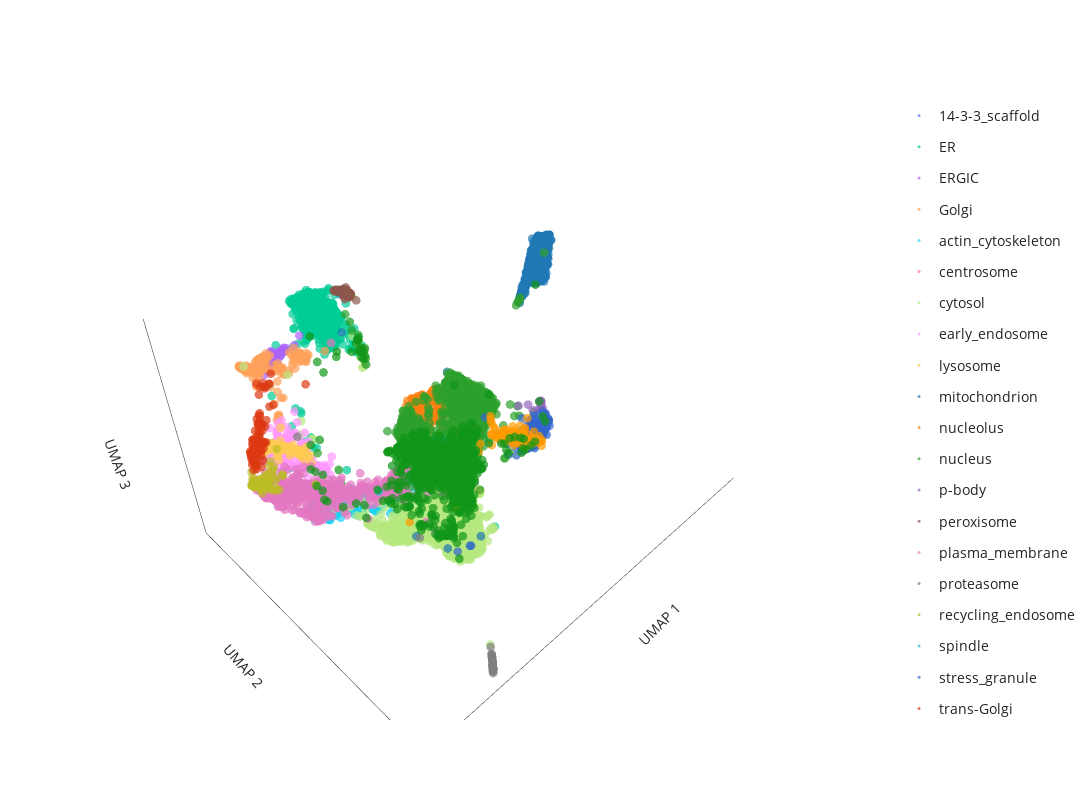

Source (notebook cell):
### Code cell
# generate 3D UMAP plot
label_to_color = "Graph-based_localization_annotation" # **choose which annotation column to highlight here**

fig = pu.interaction_3D_umap(umap_table,
    node_name='Gene_name_canonical', cluster=label_to_color,
    unlabelled_color='#D0D3D4', unlabelled_opacity=0.1,
    x='3D_umap_1', y='3D_umap_2', z='3D_umap_3',
    categorical=True)
fig.update_layout(width=1200, height=800)

fig.show()

# save the figure as an html file
save_path = os.path.join("output")
save_name = f"UMAP_3Dview_seed={UMAP_seed}.html"
pio.write_html(fig, file=os.path.join(save_path, save_name), auto_open=False)

### Figure 1 — Plotly figure (JSON) as saved in the notebook; plotly's stock layout.template omitted (floating-point values rounded to 4 significant figures; data arrays with more than 128 entries replaced by an {"elided": "..."} marker saying what was removed)
{"data": [{"customdata": [[6594], [2734], [5560], [5147], [3225], [103], [8252], [2148], [6244], [7732], [934], [7519], [2886], [2171], [3689], [3980], [7881], [604], [8351], [183], [1803], [6672], [6964], [4559], [588], [1801], [1078], [8435], [3256], [4205], [2184], [902], [4218], [3814], [3989], [5142], [7775], [6097], [5529], [1049], [5717], [7299], [6106], [6053], [2081], [5115], [5116], [7770], [3163], [6107], [2777], [6266], [7767], [4138], [7510], [8193], [165], [4131], [164], [4915], [2029], [3127], [2103], [4926], [2031], [6021], [3175], [7493], [3635], [7201], [3507], [6355], [5495], [5937], [1828], [6771], [474], [3435], [2334], [2509], [4858], [4319], [394], [5665], [4443], [1419], [3450], [767], [6383], [8078], [1849], [3894], [6400], [1861], [8109], [7839], [2399], [5016], [5833], [5677], [3084], [3921], [194], [2229], [1811], [3629], [2241], [4545], [4544], [3295], [7554], [3335], [5577], [7008], [3628], [3347], [3351], [3092], [3344], [3947], [5767], [6218], [6335], [518], [5946]], "hovertemplate": "<b>%{hovertext}</b><br><br>Graph-based_localization_annotation=14-3-3_scaffold<br>UMAP 1=%{x}<br>UMAP 2=%{y}<br>UMAP 3=%{z}<extra></extra>", "hovertext": ["CEP112", "DEF6", "KIF1Bbeta", "AKAP13", "YWHAZ", "TBC1D7", "ZBTB21", "KIF5A", "CLASP1", "MLXIP", "SPRYD3", "TANC1", "SHROOM3", "KIF5C", "RAF1", "PFKFB2", "HOMER3", "PLEKHG4", "SIK3", "RACGAP1", "TSC1", "NAV1", "E2F7", "YWHAB", "SHCBP1", "KSR1", "KLC4", "IRS2", "WNK1", "PPP1R3D", "KIF23", "MAP3K2", "LATS1", "SYNJ2", "SRGAP2", "FOXO1", "MSL2", "RICTOR", "CCDC88A", "RASSF7", "Q5IBP5[p]", "MAPKAP1", "CRTC3", "SASH1", "MYCBP2", "CAMSAP2", "SPIRE1", "TANC2", "TBC1D1", "CRTC1", "CEP170", "SH3RF1", "CENPJ", "SOGA1", "FAM117A", "RASAL2", "KLC3", "FRYL", "SH3BP5L", "YWHAG", "KIF1A", "PTPN3", "ARHGEF2", "YWHAE", "WDR37", "MAST2", "KIF5B-ALK", "OSBPL6", "CEP170B", "NEK1", "SH3PXD2A", "RALGPS2", "SHROOM1", "WWC2", "TSC2", "DENND1A", "BAD", "MAP3K4", "AP5Z1", "NADK", "HDAC4", "FBXO45", "EXO1", "RASAL2", "NF1", "PNPLA2", "PACS2", "CDR2L", "PTOV1", "CAMSAP3", "PLCH1", "FOXO3", "CRLF3", "FAM13A", "PI4KB", "KIF13B", "ARHGAP32", "FOXK1", "MAP3K21", "MAP3K5", "R3HDM2", "CFAP410", "ARAF", "WDR62", "DYRK1A", "HDAC7", "E2F8", "CDC25C", "CDC25B", "CLASP2", "KLC2", "CLASP2", "CRTC2", "GPRASP2", "HECTD4", "KLC1", "CEP170", "EML3", "ARHGEF4", "TBC1D4", "CEP170", "KNS2", "GLCCI1", "USP8", "CARMIL2"], "legendgroup": "14-3-3_scaffold", "marker": {"color": "#636EFA", "opacity": 0.7, "size": 3, "symbol": "circle"}, "mode": "markers", "name": "14-3-3_scaffold", "scene": "scene", "showlegend": true, "type": "scatter3d", "x": [6.01, 5.969, 6.078, 6.086, 6.429, 6.023, 6.05, 6.049, 6.43, 5.934, 6.099, 6.257, 6.777, 6.053, 6.006, 6.026, 6.063, 6.3, 6.06, 6.29, 6.032, 6.019, 5.946, 6.33, 5.958, 6.043, 6.112, 6.06, 6.576, 6.103, 6.145, 6.068, 6.164, 6.007, 6.399, 6.016, 5.977, 6.174, 6.035, 6.349, 6.039, 6.172, 5.977, 6.141, 6.325, 6.015, 6.025, 6.361, 6.094, 6.02, 6.035, 6.11, 6.032, 5.968, 6.082, 6.243, 6.034, 6.09, 6.114, 6.342, 6.111, 6.522, 6.547, 6.319, 6.093, 6.071, 6.377, 6.157, 6.004, 6.111, 6.024, 6.041, 6.43, 6.111, 6.033, 6.176, 5.952, 6.19, 6.214, 6.068, 6.002, 6.092, 6.042, 6.323, 6.142, 6.025, 6.01, 6.04, 6.01, 6.047, 6.385, 5.998, 6.031, 6.064, 6.087, 6.019, 6.023, 5.978, 6.129, 6.05, 6.141, 6.045, 5.974, 5.961, 8.744, 6.017, 6.021, 6.134, 6.032, 6.383, 6.247, 6.497, 6.008, 6.113, 6.033, 6.316, 6.038, 6.045, 6.149, 6.167, 8.109, 6.046, 6.166, 6.017, 6.14], "y": [7.555, 7.876, 7.614, 7.574, 7.711, 7.606, 7.636, 7.696, 7.716, 7.918, 7.659, 7.683, 7.854, 7.562, 7.552, 7.559, 7.612, 7.74, 7.853, 7.732, 7.603, 7.598, 8.348, 7.673, 7.906, 7.547, 7.566, 7.55, 7.804, 7.758, 7.785, 7.701, 8.203, 7.995, 7.669, 7.728, 7.9, 7.672, 7.542, 8.058, 7.563, 7.65, 7.577, 7.855, 7.691, 7.587, 7.688, 7.726, 7.963, 7.672, 7.632, 8.628, 7.667, 7.608, 7.647, 7.657, 7.665, 7.587, 7.838, 7.682, 7.556, 7.798, 7.717, 7.695, 7.652, 7.645, 7.639, 7.929, 7.704, 7.645, 7.588, 7.586, 8.03, 8.114, 7.56, 8.217, 7.548, 8.285, 7.672, 7.671, 7.557, 7.649, 7.615, 7.671, 7.612, 7.785, 7.766, 7.65, 7.589, 7.593, 7.697, 7.769, 7.639, 7.571, 7.662, 7.728, 7.793, 7.802, 7.671, 7.556, 8.212, 7.617, 7.52, 7.499, 10.77, 7.561, 7.652, 8.206, 7.843, 7.762, 7.623, 7.709, 7.545, 7.581, 7.683, 7.639, 7.849, 7.608, 8.199, 7.607, 10.57, 7.554, 8.284, 7.529, 8.273], "z": [2.447, 2.739, 2.67, 2.542, 2.692, 2.515, 2.543, 2.495, 2.742, 2.941, 2.618, 2.66, 2.985, 2.521, 2.474, 2.475, 2.548, 2.672, 2.471, 2.805, 2.52, 2.527, 3.021, 2.659, 2.721, 2.512, 2.524, 2.506, 2.739, 2.468, 2.813, 2.492, 2.638, 2.759, 2.666, 2.619, 2.807, 2.558, 2.524, 2.803, 2.483, 2.607, 2.446, 2.53, 2.711, 2.542, 2.546, 2.676, 2.585, 2.54, 2.532, 2.779, 2.56, 2.53, 2.491, 2.643, 2.491, 2.548, 2.503, 2.648, 2.508, 2.813, 2.783, 2.655, 2.584, 2.555, 2.656, 2.589, 2.604, 2.584, 2.563, 2.501, 2.718, 2.497, 2.485, 2.596, 2.406, 2.573, 2.711, 2.532, 2.481, 2.579, 2.583, 2.673, 2.607, 2.499, 2.649, 2.498, 2.504, 2.521, 2.723, 2.613, 2.514, 2.502, 2.548, 2.62, 2.624, 2.684, 2.613, 2.465, 2.616, 2.513, 2.461, 2.414, 6.623, 2.447, 2.593, 2.541, 2.553, 2.711, 2.607, 2.718, 2.474, 2.522, 2.577, 2.632, 2.787, 2.533, 2.58, 2.544, 6.566, 2.491, 2.567, 2.465, 2.669]}, {"customdata": {"elided": "754x1 int values"}, "hovertemplate": "<b>%{hovertext}</b><br><br>Graph-based_localization_annotation=ER<br>UMAP 1=%{x}<br>UMAP 2=%{y}<br>UMAP 3=%{z}<extra></extra>", "hovertext": {"elided": "754 str values"}, "legendgroup": "ER", "marker": {"color": "#00CC96", "opacity": 0.7, "size": 3, "symbol": "circle"}, "mode": "markers", "name": "ER", "scene": "scene", "showlegend": true, "type": "scatter3d", "x": {"elided": "754 float values"}, "y": {"elided": "754 float values"}, "z": {"elided": "754 float values"}}, {"customdata": [[4413], [3597], [2299], [3648], [5396], [6281], [7569], [958], [5383], [4847], [4192], [4036], [2303], [5141], [8481], [1646], [3278], [666], [7596], [2317], [5584], [2841], [3519], [6828], [230], [3044], [6708], [3029], [2998], [8011], [2868], [4808], [1919], [4807], [5688], [5218], [1983], [6800], [512], [5759], [2683], [2825], [282], [2501], [1747], [3767], [1754], [3162], [7797], [8387], [5712], [748], [2617], [3827], [3837], [5705], [2811], [576]], "hovertemplate": "<b>%{hovertext}</b><br><br>Graph-based_localization_annotation=ERGIC<br>UMAP 1=%{x}<br>UMAP 2=%{y}<br>UMAP 3=%{z}<extra></extra>", "hovertext": ["ARF4", "SEC22B", "ERGIC3", "SLC39A11", "SEC23B", "TMED4", "LMAN2L", "COPZ1", "TMED2", "SEC13", "SEC24A", "SEC22B", "GNPTG", "SCAP", "COPG1", "COPG2", "SEC31A", "TMED9", "RAB3GAP2", "ARF5", "SAR1B", "TRIM4", "COPB2", "SCFD1", "SREBF2", "ERGIC1", "MCFD2", "GPR89B", "B4DSQ5[p]", "MTMR4", "YIPF5", "COPA", "ERP44", "COPB1", "YIF1B", "TMED1", "LMAN2", "CHPT1", "DESI2", "SAR1A", "METTL9", "CHPF2", "LMAN1", "LYSMD3", "TRIM27", "COPE", "IER3IP1", "RAB3GAP1", "RAB18", "TMED5", "RABL3", "EGFL7", "ARCN1", "BET1", "RER1", "PIGG", "STC2", "TMED10"], "legendgroup": "ERGIC", "marker": {"color": "#AB63FA", "opacity": 0.7, "size": 3, "symbol": "circle"}, "mode": "markers", "name": "ERGIC", "scene": "scene", "showlegend": true, "type": "scatter3d", "x": [9.027, 8.472, 8.657, 8.349, 9.242, 8.713, 8.495, 8.974, 8.541, 8.279, 8.678, 8.56, 8.079, 8.688, 8.989, 9.036, 9.168, 8.467, 8.959, 9.048, 8.859, 8.732, 8.964, 8.606, 8.734, 8.439, 8.478, 8.617, 8.614, 8.41, 8.766, 8.962, 8.506, 8.998, 8.79, 8.5, 8.619, 9.123, 8.695, 8.734, 8.836, 8.297, 8.455, 8.771, 8.968, 8.976, 8.687, 8.967, 8.538, 8.441, 8.628, 8.513, 8.988, 8.883, 8.868, 8.417, 7.893, 8.478], "y": [4.979, 5.123, 4.869, 5.053, 4.778, 4.858, 5.024, 5.071, 5.073, 5.307, 5.054, 5.078, 5.01, 4.812, 5.074, 5.043, 4.882, 5.029, 5.081, 5.081, 5.062, 4.9, 5.096, 5.08, 4.911, 5.015, 5.096, 4.958, 4.906, 4.983, 5.032, 5.084, 5.074, 5.072, 4.87, 5.072, 5.125, 5.02, 4.945, 5.118, 5.111, 4.922, 5.146, 4.934, 5.12, 5.067, 5.043, 5.074, 5.14, 5.091, 5.126, 4.918, 5.075, 4.821, 4.978, 4.978, 5.026, 5.167], "z": [6.455, 6.91, 6.672, 6.824, 6.47, 6.661, 6.796, 6.702, 6.736, 6.811, 6.464, 6.696, 6.781, 6.7, 6.698, 6.704, 6.489, 6.77, 6.644, 6.446, 6.532, 6.824, 6.742, 6.661, 6.791, 6.798, 6.851, 6.738, 6.689, 6.717, 6.59, 6.711, 6.79, 6.69, 6.737, 6.752, 6.744, 6.294, 6.678, 6.805, 6.561, 6.676, 6.802, 6.681, 6.386, 6.695, 6.681, 6.603, 6.814, 6.819, 6.766, 6.725, 6.703, 6.607, 6.566, 6.766, 7.012, 6.825]}, {"customdata": {"elided": "188x1 int values"}, "hovertemplate": "<b>%{hovertext}</b><br><br>Graph-based_localization_annotation=Golgi<br>UMAP 1=%{x}<br>UMAP 2=%{y}<br>UMAP 3=%{z}<extra></extra>", "hovertext": {"elided": "188 str values"}, "legendgroup": "Golgi", "marker": {"color": "#FFA15A", "opacity": 0.7, "size": 3, "symbol": "circle"}, "mode": "markers", "name": "Golgi", "scene": "scene", "showlegend": true, "type": "scatter3d", "x": {"elided": "188 float values"}, "y": {"elided": "188 float values"}, "z": {"elided": "188 float values"}}, {"customdata": {"elided": "273x1 int values"}, "hovertemplate": "<b>%{hovertext}</b><br><br>Graph-based_localization_annotation=actin_cytoskeleton<br>UMAP 1=%{x}<br>UMAP 2=%{y}<br>UMAP 3=%{z}<extra></extra>", "hovertext": {"elided": "273 str values"}, "legendgroup": "actin_cytoskeleton", "marker": {"color": "#19D3F3", "opacity": 0.7, "size": 3, "symbol": "circle"}, "mode": "markers", "name": "actin_cytoskeleton", "scene": "scene", "showlegend": true, "type": "scatter3d", "x": {"elided": "273 float values"}, "y": {"elided": "273 float values"}, "z": {"elided": "273 float values"}}, {"customdata": [[2147], [7486], [7292], [3168], [8342], [1302], [8501], [5908], [7175], [4197], [6153], [6389], [5540], [10], [6155], [2284], [5493], [2440], [3244], [7168], [7409], [3831], [4698], [4142], [3657], [5846], [1174], [6507], [7320], [2771], [1381], [5687], [6850], [6500], [6604], [5861], [6773], [4204], [2725], [6543], [2140], [1148], [6181], [7022], [22], [354]], "hovertemplate": "<b>%{hovertext}</b><br><br>Graph-based_localization_annotation=centrosome<br>UMAP 1=%{x}<br>UMAP 2=%{y}<br>UMAP 3=%{z}<extra></extra>", "hovertext": ["CEP290", "CEP41", "AKAP9", "PCM1", "SSX2IP", "WRAP73", "CCDC61", "CEP135", "CEP63", "PCNT", "TPGS1", "MIB1", "C2CD3", "CCP110", "CEP128", "CEP350", "KIF7", "OFD1", "PCM1", "CCDC138", "CEP250", "CETN3", "CSNK1D", "CEP152", "CCDC14", "CROCC", "ALMS1", "CNTROB", "CCDC77", "CEP131", "CDK5RAP2", "ODF2", "PIBF1", "SPICE1", "CEP120", "CEP350", "CEP192", "CEP43", "BBS4", "NIN", "CSPP1", "MED4", "CEP68", "TBC1D31", "CEP72", "CEP57"], "legendgroup": "centrosome", "marker": {"color": "#FF6692", "opacity": 0.7, "size": 3, "symbol": "circle"}, "mode": "markers", "name": "centrosome", "scene": "scene", "showlegend": true, "type": "scatter3d", "x": [8.279, 8.242, 8.231, 8.202, 8.263, 8.262, 8.243, 8.241, 7.806, 8.269, 7.97, 8.173, 7.903, 8.285, 8.262, 7.223, 8.278, 8.252, 8.236, 8.248, 8.222, 7.567, 8.243, 8.063, 8.296, 8.176, 8.055, 8.182, 8.127, 8.2, 8.271, 8.264, 8.276, 8.241, 8.206, 8.278, 8.055, 8.278, 8.326, 8.169, 8.294, 8.207, 8.197, 8.286, 8.276, 8.167], "y": [11.47, 11.18, 11.45, 11.36, 11.44, 11.42, 11.43, 11.44, 11.05, 11.48, 11.05, 11.28, 11.07, 11.45, 11.49, 9.623, 11.49, 11.44, 11.41, 11.44, 11.45, 10.82, 11.44, 11.25, 11.49, 11.38, 11.22, 11.39, 11.32, 11.34, 11.5, 11.48, 11.47, 11.32, 11.42, 11.5, 11.24, 11.47, 11.44, 11.36, 11.51, 11.4, 11.43, 11.49, 11.49, 11.26], "z": [6.411, 6.569, 6.502, 6.324, 6.377, 6.38, 6.369, 6.485, 6.62, 6.428, 6.194, 6.299, 6.284, 6.415, 6.421, 4.515, 6.387, 6.37, 6.353, 6.37, 6.498, 6.537, 6.344, 6.565, 6.414, 6.42, 6.587, 6.55, 6.376, 6.329, 6.425, 6.421, 6.406, 6.562, 6.506, 6.419, 6.567, 6.387, 6.403, 6.553, 6.41, 6.35, 6.524, 6.41, 6.391, 6.576]}, {"customdata": {"elided": "1797x1 int values"}, "hovertemplate": "<b>%{hovertext}</b><br><br>Graph-based_localization_annotation=cytosol<br>UMAP 1=%{x}<br>UMAP 2=%{y}<br>UMAP 3=%{z}<extra></extra>", "hovertext": {"elided": "1797 str values"}, "legendgroup": "cytosol", "marker": {"color": "#B6E880", "opacity": 0.7, "size": 3, "symbol": "circle"}, "mode": "markers", "name": "cytosol", "scene": "scene", "showlegend": true, "type": "scatter3d", "x": {"elided": "1797 float values"}, "y": {"elided": "1797 float values"}, "z": {"elided": "1797 float values"}}, {"customdata": {"elided": "225x1 int values"}, "hovertemplate": "<b>%{hovertext}</b><br><br>Graph-based_localization_annotation=early_endosome<br>UMAP 1=%{x}<br>UMAP 2=%{y}<br>UMAP 3=%{z}<extra></extra>", "hovertext": {"elided": "225 str values"}, "legendgroup": "early_endosome", "marker": {"color": "#FF97FF", "opacity": 0.7, "size": 3, "symbol": "circle"}, "mode": "markers", "name": "early_endosome", "scene": "scene", "showlegend": true, "type": "scatter3d", "x": {"elided": "225 float values"}, "y": {"elided": "225 float values"}, "z": {"elided": "225 float values"}}, {"customdata": {"elided": "164x1 int values"}, "hovertemplate": "<b>%{hovertext}</b><br><br>Graph-based_localization_annotation=lysosome<br>UMAP 1=%{x}<br>UMAP 2=%{y}<br>UMAP 3=%{z}<extra></extra>", "hovertext": {"elided": "164 str values"}, "legendgroup": "lysosome", "marker": {"color": "#FECB52", "opacity": 0.7, "size": 3, "symbol": "circle"}, "mode": "markers", "name": "lysosome", "scene": "scene", "showlegend": true, "type": "scatter3d", "x": {"elided": "164 float values"}, "y": {"elided": "164 float values"}, "z": {"elided": "164 float values"}}, {"customdata": {"elided": "859x1 int values"}, "hovertemplate": "<b>%{hovertext}</b><br><br>Graph-based_localization_annotation=mitochondrion<br>UMAP 1=%{x}<br>UMAP 2=%{y}<br>UMAP 3=%{z}<extra></extra>", "hovertext": {"elided": "859 str values"}, "legendgroup": "mitochondrion", "marker": {"color": "#1F77B4", "opacity": 0.7, "size": 3, "symbol": "circle"}, "mode": "markers", "name": "mitochondrion", "scene": "scene", "showlegend": true, "type": "scatter3d", "x": {"elided": "859 float values"}, "y": {"elided": "859 float values"}, "z": {"elided": "859 float values"}}, {"customdata": {"elided": "209x1 int values"}, "hovertemplate": "<b>%{hovertext}</b><br><br>Graph-based_localization_annotation=nucleolus<br>UMAP 1=%{x}<br>UMAP 2=%{y}<br>UMAP 3=%{z}<extra></extra>", "hovertext": {"elided": "209 str values"}, "legendgroup": "nucleolus", "marker": {"color": "#FF7F0E", "opacity": 0.7, "size": 3, "symbol": "circle"}, "mode": "markers", "name": "nucleolus", "scene": "scene", "showlegend": true, "type": "scatter3d", "x": {"elided": "209 float values"}, "y": {"elided": "209 float values"}, "z": {"elided": "209 float values"}}, {"customdata": {"elided": "1505x1 int values"}, "hovertemplate": "<b>%{hovertext}</b><br><br>Graph-based_localization_annotation=nucleus<br>UMAP 1=%{x}<br>UMAP 2=%{y}<br>UMAP 3=%{z}<extra></extra>", "hovertext": {"elided": "1505 str values"}, "legendgroup": "nucleus", "marker": {"color": "#2CA02C", "opacity": 0.7, "size": 3, "symbol": "circle"}, "mode": "markers", "name": "nucleus", "scene": "scene", "showlegend": true, "type": "scatter3d", "x": {"elided": "1505 float values"}, "y": {"elided": "1505 float values"}, "z": {"elided": "1505 float values"}}, {"customdata": [[7660], [6297], [4488], [7064], [6651], [6493], [6391], [6036], [6495], [7446], [4933], [5829], [6129], [1520], [219], [7814], [1268]], "hovertemplate": "<b>%{hovertext}</b><br><br>Graph-based_localization_annotation=p-body<br>UMAP 1=%{x}<br>UMAP 2=%{y}<br>UMAP 3=%{z}<extra></extra>", "hovertext": ["YTHDC2", "PATL1", "DDX6", "EDC3", "LSM14A", "DCP1B", "DCP2", "EDC4", "XRN1", "LSM14B", "LSM3", "LSM14B", "Q6ZMY0[p]", "LSM1", "EIF4ENIF1", "DCP1A", "LSM5"], "legendgroup": "p-body", "marker": {"color": "#9467BD", "opacity": 0.7, "size": 3, "symbol": "circle"}, "mode": "markers", "name": "p-body", "scene": "scene", "showlegend": true, "type": "scatter3d", "x": [6.104, 5.984, 6.101, 5.996, 6.049, 5.967, 5.985, 5.977, 6.007, 8.49, 6.249, 6.185, 6.21, 5.976, 6.043, 5.97, 6.141], "y": [12.11, 11.97, 12.16, 12.02, 12.07, 11.98, 11.99, 12.01, 12.04, 10.81, 11.56, 12.09, 11.97, 11.96, 12.07, 11.99, 11.76], "z": [7.252, 7.306, 7.271, 7.322, 7.286, 7.317, 7.31, 7.324, 7.317, 6.893, 7.114, 7.223, 7.175, 7.303, 7.299, 7.323, 7.19]}, {"customdata": [[4861], [7468], [8225], [3917], [4030], [3780], [6315], [5503], [4578], [174], [932], [1483], [6163], [1991], [6915], [5972], [306], [1081], [1164], [2180], [8189], [3836], [3834], [5111], [5958], [2947], [2751], [7852], [7253], [8473], [5567], [2924], [4509], [6346], [4574], [3713], [3930], [4512], [757], [2004]], "hovertemplate": "<b>%{hovertext}</b><br><br>Graph-based_localization_annotation=peroxisome<br>UMAP 1=%{x}<br>UMAP 2=%{y}<br>UMAP 3=%{z}<extra></extra>", "hovertext": ["PEX3", "PECR", "CROT", "SLC25A17", "PEX14", "ACOT8", "TMEM135", "TYSND1", "EPHX2", "PEX26", "FAR2", "HSD17B4", "ACAD11", "SCP2", "PEX13", "ECI2", "ACAA1", "PEX6", "PEX12", "ACBD5", "HACL1", "ACOX3", "GNPAT", "EHHADH", "GSTK1", "B4DL07[p]", "FAR1", "PXMP2", "PAFAH2", "PEX16", "DECR2", "B4DI68[p]", "ABCD3", "LONP2", "ABCD1", "AGPS", "PEX1", "PEX2", "ACOX1", "CAT"], "legendgroup": "peroxisome", "marker": {"color": "#8C564B", "opacity": 0.7, "size": 3, "symbol": "circle"}, "mode": "markers", "name": "peroxisome", "scene": "scene", "showlegend": true, "type": "scatter3d", "x": [6.875, 6.67, 6.57, 6.699, 6.631, 6.866, 6.572, 6.595, 6.439, 6.533, 6.53, 6.525, 6.823, 6.572, 6.755, 6.71, 6.671, 6.524, 6.569, 6.717, 6.617, 6.627, 6.622, 6.775, 6.697, 6.521, 6.629, 6.587, 6.524, 6.904, 6.753, 6.585, 6.586, 6.602, 6.498, 6.562, 6.496, 6.557, 6.591, 6.693], "y": [5.484, 5.5, 5.535, 5.448, 5.594, 5.405, 5.576, 5.487, 5.757, 5.549, 5.47, 5.617, 5.413, 5.634, 5.459, 5.571, 5.562, 5.64, 5.516, 5.469, 5.562, 5.454, 5.59, 5.419, 5.609, 5.594, 5.57, 5.621, 5.599, 5.443, 5.475, 5.622, 5.585, 5.493, 5.623, 5.597, 5.618, 5.527, 5.578, 5.572], "z": [8.123, 8.062, 8.038, 8.095, 8.003, 8.132, 7.996, 8.094, 7.809, 8.053, 8.124, 7.953, 8.138, 7.9, 8.115, 8.018, 8.037, 7.926, 8.08, 8.055, 8.011, 8.107, 8.004, 8.128, 7.884, 7.981, 8.038, 7.907, 7.982, 8.146, 8.074, 7.933, 8.002, 8.091, 7.975, 7.994, 7.989, 8.058, 8.019, 7.942]}, {"customdata": {"elided": "647x1 int values"}, "hovertemplate": "<b>%{hovertext}</b><br><br>Graph-based_localization_annotation=plasma_membrane<br>UMAP 1=%{x}<br>UMAP 2=%{y}<br>UMAP 3=%{z}<extra></extra>", "hovertext": {"elided": "647 str values"}, "legendgroup": "plasma_membrane", "marker": {"color": "#E377C2", "opacity": 0.7, "size": 3, "symbol": "circle"}, "mode": "markers", "name": "plasma_membrane", "scene": "scene", "showlegend": true, "type": "scatter3d", "x": {"elided": "647 float values"}, "y": {"elided": "647 float values"}, "z": {"elided": "647 float values"}}, {"customdata": [[1416], [1664], [7251], [7531], [1418], [1655], [6939], [1470], [1965], [1625], [7128], [1624], [1448], [984], [1652], [1653], [2438], [1654], [879], [1244], [1686], [1264], [1587], [1249], [4768], [8070], [4906], [5742], [263], [8511], [4922], [4507], [2835], [6831], [3356], [594], [5387], [5078], [8330], [4485], [5957], [5451], [5950], [4343], [6593], [5885], [5880], [649], [6621], [4486], [5741], [4508], [8514], [3035], [3553], [5615], [3723], [8437], [4822], [4825], [4830], [2748], [3883], [5597], [8431], [259], [5333], [5347], [698], [3868], [5724], [5193]], "hovertemplate": "<b>%{hovertext}</b><br><br>Graph-based_localization_annotation=proteasome<br>UMAP 1=%{x}<br>UMAP 2=%{y}<br>UMAP 3=%{z}<extra></extra>", "hovertext": ["PSMA7", "PSMC2", "PSMD1", "PITHD1", "PSME1", "PSMB4", "PSMG2", "PSMD12", "PSMB3", "PSMB2", "NGLY1", "PSMC5", "BAG1", "TCP11L2", "PSMC3", "PSMA3", "PSMC4", "PSMA6", "PSMA2", "PSME2", "PSMD14", "NUB1", "PSMA5", "PSMC6", "PSMD7", "RNF181", "PSME3", "UCHL5", "ZFAND5", "PSMD8", "PSMC1", "PSMB6", "TCP11L1", "UBLCP1", "PSMB7", "PSME3IP1", "UBE3C", "UBE3A", "POMP", "PSMA1", "ZFAND6", "ADRM1", "PSME3", "UBL4A", "UBR7", "ECPAS", "PSMD4", "RAD23A", "AFG2A", "PSMA4", "UCHL5", "PSMB5", "PSMC3", "UBQLN2", "UBFD1", "AKIRIN2", "PSMD11", "RNF115", "USP14", "RAD23B", "PSMD4", "PSMG1", "TXNL1", "PSMB1", "USP15", "PSMD13", "PSME4", "PSMD6", "PSMG3", "PSMD3", "PSMG4", "PSMD2"], "legendgroup": "proteasome", "marker": {"color": "#7F7F7F", "opacity": 0.7, "size": 3, "symbol": "circle"}, "mode": "markers", "name": "proteasome", "scene": "scene", "showlegend": true, "type": "scatter3d", "x": [8.906, 8.901, 8.937, 8.726, 8.956, 8.928, 8.754, 8.916, 8.926, 8.9, 8.598, 8.94, 8.696, 8.711, 8.754, 8.895, 8.936, 8.908, 8.885, 8.842, 8.863, 8.709, 8.882, 8.931, 8.928, 8.691, 8.493, 8.729, 8.819, 8.927, 8.89, 8.892, 8.699, 8.71, 8.885, 8.756, 8.836, 8.79, 8.74, 8.907, 8.766, 8.938, 8.837, 9.232, 8.709, 8.849, 8.931, 8.666, 8.795, 8.895, 8.872, 8.918, 8.927, 8.872, 8.71, 8.75, 8.932, 7.702, 8.881, 8.918, 8.868, 8.82, 8.779, 8.939, 8.731, 8.926, 8.745, 8.874, 8.711, 8.858, 8.688, 8.915], "y": [13.4, 13.39, 13.43, 13.18, 13.45, 13.42, 13.22, 13.41, 13.42, 13.39, 13.01, 13.43, 13.15, 13.17, 13.22, 13.38, 13.43, 13.4, 13.39, 13.32, 13.35, 13.16, 13.37, 13.42, 13.42, 13.14, 10.41, 13.19, 13.3, 13.42, 13.38, 13.38, 13.16, 13.17, 13.37, 13.22, 13.32, 13.26, 13.21, 13.4, 13.23, 13.42, 13.31, 6.459, 13.16, 13.33, 13.42, 13.11, 13.27, 13.38, 13.34, 13.41, 13.42, 13.34, 13.17, 13.22, 13.42, 10.29, 13.37, 13.41, 13.35, 13.3, 13.25, 13.43, 13.19, 13.42, 13.22, 13.36, 13.16, 13.35, 13.14, 13.41], "z": [1.641, 1.64, 1.63, 1.714, 1.596, 1.634, 1.703, 1.641, 1.617, 1.645, 1.836, 1.628, 1.75, 1.722, 1.701, 1.648, 1.623, 1.649, 1.636, 1.669, 1.671, 1.731, 1.658, 1.63, 1.649, 1.727, 3.62, 1.712, 1.663, 1.632, 1.664, 1.654, 1.726, 1.722, 1.644, 1.704, 1.671, 1.684, 1.712, 1.614, 1.695, 1.618, 1.665, 5.069, 1.728, 1.661, 1.626, 1.732, 1.698, 1.644, 1.667, 1.636, 1.635, 1.678, 1.723, 1.702, 1.63, 3.026, 1.654, 1.634, 1.663, 1.69, 1.692, 1.63, 1.711, 1.63, 1.711, 1.655, 1.726, 1.671, 1.725, 1.631]}, {"customdata": [[4731], [5740], [5725], [2404], [7092], [1704], [1700], [7074], [1687], [1670], [4654], [6652], [5786], [3133], [4695], [196], [4701], [7357], [267], [3850], [2035], [6210], [3824], [6446], [3470], [6435], [3787], [977], [2203], [3777], [444], [457], [6354], [8232], [6460], [257], [2023], [6138], [640], [7988], [1786], [5635], [1814], [8345], [1853], [7407], [2322], [3368], [3995], [6117], [1929], [2276], [6497], [6926], [1809], [7514], [2515], [7680], [5500], [4987], [5020], [5024], [8034], [2612], [8496], [5445], [5520], [64], [5408], [5103], [5162], [2681], [5217], [5242], [14], [6907], [7781], [828], [5551], [5442], [6377], [6726], [8110]], "hovertemplate": "<b>%{hovertext}</b><br><br>Graph-based_localization_annotation=recycling_endosome<br>UMAP 1=%{x}<br>UMAP 2=%{y}<br>UMAP 3=%{z}<extra></extra>", "hovertext": ["RGS19", "COLEC12", "WDR44", "Q59FF5[p];A8CDT9[p]", "ABHD17A", "RALGAPA1", "RAB11FIP5", "CMTM7", "SERPINF1", "SCAMP2", "SLC1A1", "CCNY", "SLC35F1", "PODXL", "TRAPPC10", "CDK16", "ADGRE5", "CRACR2A", "CEMIP2", "STX7", "A0A3B3ITR4[p]", "RAB11FIP2", "SCAMP1", "CD302", "VAMP2", "LMTK2", "SCAMP3", "SYT1", "ARL13B", "ITGB1BP1", "MYADM", "CERK", "RALGAPB", "PACSIN3", "SLC35F2", "NKIRAS2", "ECE1", "SLCO4C1", "LDLR", "GFOD1", "STX3", "ATP6V0A1", "SMIM1", "ATP11B", "ARHGAP10", "VAMP8", "ABCB1", "ATP11A", "ATP9A", "RAB11FIP1", "SLC20A2", "STEAP3", "CMTM4", "SCAMP4", "ATP13A3", "SEMA4C", "A8K6Q8[p];B7Z2I6[p]", "PACC1", "RALGAPA2", "CSNK1G2", "LRP2", "ATP8B2", "PODXL2", "MICALL1", "CSNK1G3", "RAB11B", "GFOD2", "FCGRT", "NHERF2", "LRP1", "PTPRJ", "ATP6V0D1", "ADAM9", "RAB32", "GPRC5B", "APBB2", "KIAA1549", "SLC12A6", "ANO6", "VAMP3", "STX12", "ITFG1", "MRC2"], "legendgroup": "recycling_endosome", "marker": {"color": "#BCBD22", "opacity": 0.7, "size": 3, "symbol": "circle"}, "mode": "markers", "name": "recycling_endosome", "scene": "scene", "showlegend": true, "type": "scatter3d", "x": [9.759, 10.91, 10.69, 10.98, 10.83, 10.99, 10.78, 10.68, 9.886, 10.6, 10.6, 10.52, 10.69, 10.89, 10.71, 10.49, 10.9, 10.79, 10.97, 10.53, 10.92, 10.98, 10.53, 10.53, 10.49, 11.0, 10.17, 10.79, 10.87, 10.71, 10.4, 10.83, 10.9, 10.67, 10.64, 10.93, 10.71, 10.61, 10.83, 10.98, 10.67, 10.39, 10.93, 10.93, 10.62, 10.68, 10.91, 10.92, 10.86, 10.82, 10.74, 10.67, 10.61, 10.55, 10.92, 10.93, 10.36, 10.63, 10.98, 10.56, 11.0, 10.64, 10.76, 11.0, 10.84, 10.21, 10.62, 10.54, 10.73, 10.85, 10.97, 10.24, 10.84, 10.77, 10.93, 10.12, 10.96, 10.82, 10.81, 10.17, 10.24, 10.58, 10.92], "y": [7.968, 7.034, 6.931, 7.11, 7.15, 7.093, 7.142, 6.989, 6.489, 7.103, 7.031, 7.355, 7.168, 7.097, 6.553, 7.431, 7.014, 7.03, 7.044, 7.022, 7.152, 7.078, 6.947, 6.985, 6.858, 7.055, 6.584, 6.845, 7.05, 7.338, 7.157, 7.193, 7.059, 7.191, 7.114, 7.051, 7.037, 7.124, 6.784, 7.089, 7.071, 6.872, 7.017, 6.99, 7.25, 7.003, 7.052, 6.95, 7.024, 7.135, 6.607, 7.0, 7.039, 7.062, 6.927, 6.886, 6.992, 6.985, 7.083, 7.343, 7.058, 7.283, 7.104, 7.065, 7.136, 7.201, 7.232, 7.114, 7.219, 6.838, 7.089, 6.608, 7.125, 7.099, 7.061, 7.013, 7.081, 6.75, 7.109, 6.725, 6.769, 6.999, 6.915], "z": [4.66, 4.757, 4.784, 4.84, 4.738, 4.85, 4.872, 4.765, 5.038, 4.784, 4.766, 4.629, 4.815, 4.754, 4.793, 4.594, 4.708, 4.842, 4.766, 4.764, 4.799, 4.838, 4.769, 4.675, 4.752, 4.829, 4.847, 4.695, 4.746, 4.8, 4.706, 4.561, 4.826, 4.684, 4.832, 4.803, 4.643, 4.83, 4.681, 4.837, 4.543, 4.752, 4.747, 4.769, 4.661, 4.778, 4.746, 4.702, 4.777, 4.852, 4.656, 4.609, 4.59, 4.785, 4.731, 4.687, 4.678, 4.705, 4.827, 4.568, 4.844, 4.603, 4.705, 4.829, 4.647, 4.764, 4.713, 4.792, 4.678, 4.605, 4.814, 4.75, 4.694, 4.841, 4.751, 4.621, 4.769, 4.676, 4.723, 4.749, 4.695, 4.747, 4.729]}, {"customdata": [[5923], [7003], [8138], [7006], [1805], [4503], [2285], [973], [4092], [5494], [6385], [4622]], "hovertemplate": "<b>%{hovertext}</b><br><br>Graph-based_localization_annotation=spindle<br>UMAP 1=%{x}<br>UMAP 2=%{y}<br>UMAP 3=%{z}<extra></extra>", "hovertext": ["SMAD5", "HAUS1", "IFT172", "TUBGCP3", "CEP78", "APEX1", "CCHCR1", "NEDD1", "DNAJC8", "KIZ", "HOMER1", "FEN1"], "legendgroup": "spindle", "marker": {"color": "#17BECF", "opacity": 0.7, "size": 3, "symbol": "circle"}, "mode": "markers", "name": "spindle", "scene": "scene", "showlegend": true, "type": "scatter3d", "x": [8.053, 7.472, 7.412, 7.709, 7.617, 7.958, 7.36, 7.733, 7.756, 7.507, 8.199, 7.805], "y": [10.52, 10.39, 10.41, 10.85, 10.52, 10.61, 10.65, 10.86, 10.61, 10.33, 8.414, 10.39], "z": [6.287, 4.839, 4.523, 5.736, 4.962, 6.539, 5.187, 5.537, 6.412, 4.785, 3.74, 6.132]}, {"customdata": {"elided": "246x1 int values"}, "hovertemplate": "<b>%{hovertext}</b><br><br>Graph-based_localization_annotation=stress_granule<br>UMAP 1=%{x}<br>UMAP 2=%{y}<br>UMAP 3=%{z}<extra></extra>", "hovertext": {"elided": "246 str values"}, "legendgroup": "stress_granule", "marker": {"color": "#3366CC", "opacity": 0.7, "size": 3, "symbol": "circle"}, "mode": "markers", "name": "stress_granule", "scene": "scene", "showlegend": true, "type": "scatter3d", "x": {"elided": "246 float values"}, "y": {"elided": "246 float values"}, "z": {"elided": "246 float values"}}, {"customdata": [[8447], [2855], [5071], [367], [2907], [3059], [5579], [771], [6743], [4162], [4771], [4028], [5667], [1345], [6799], [3052], [2984], [2514], [4791], [4099], [8324], [4772], [8339], [3007], [8422], [7828], [1130], [7495], [1620], [4009], [7549], [3083], [3151], [1630], [6756], [4448], [2430], [6644], [7871], [7866], [4434], [300], [1403], [5882], [2353], [8465], [5951], [2569], [7013], [4324], [2584], [7452], [7459], [5907], [5901], [3222], [5898], [5895], [6588], [383], [2159], [8530], [3913], [4], [7188], [7202], [6293], [6959], [1239], [3955], [2094], [558], [531], [7919], [2761], [6401], [3901], [3661], [3925], [422], [2090], [2729], [7189], [5295], [2073], [1027], [3558], [6420], [6505], [6951], [3801], [7242], [416], [2727], [6829], [2274], [2818], [3396], [8280], [3899], [6388], [1224], [7345]], "hovertemplate": "<b>%{hovertext}</b><br><br>Graph-based_localization_annotation=trans-Golgi<br>UMAP 1=%{x}<br>UMAP 2=%{y}<br>UMAP 3=%{z}<extra></extra>", "hovertext": ["YIPF1", "TRAPPC11", "ATP7A", "SORL1", "SLC12A4", "ATP2C1", "MTMR9", "SYNGR2", "PI4K2B", "SNX4", "CLCN3", "VAMP4", "ATP8A1", "TRAPPC2L", "RAB2B", "ARFIP1", "KCT2", "SV2A", "EFNA5", "CPD", "MTMR6", "CLCN5", "TRAPPC4", "LMBRD2", "ATP6V0A2", "HINT3", "SPRYD7", "WDR11", "OSBPL11", "DNAJC13", "RAB33B", "SYNGR1", "ATP7B", "SH3GLB1", "BLOC1S5", "OSBP", "TMEM87A", "DAGLB", "SERINC1", "RAB6B", "M6PR", "TBC1D5", "SLC12A7", "SNX30", "TRAPPC13", "TRAPPC1", "NAPG", "YIPF6", "RAB39B", "TRAPPC2", "SORT1", "OSBPL10", "TMEM59", "FAM91A1", "AP1AR", "TVP23C", "LRIG1", "FAM219B", "ARFGAP1", "ACBD3", "SLC9A6", "PIKFYVE", "STX6", "TM9SF2", "ANKRD27", "TRAPPC9", "TRAPPC6B", "VTI1A", "ARFIP2", "STX10", "MFSD4B", "ANGEL1", "SPG21", "NDFIP2", "SNX8", "TRAPPC5", "TRAPPC3", "C17orf75", "ATP9B", "WDFY1", "TGOLN2", "SYAP1", "STX16", "SLC29A2", "LRBA", "TRAPPC8", "STX16", "FAM219A", "FAM177A1", "TMEM230", "RAB29", "OSBPL9", "ATG9A", "KIAA0319L", "TRAPPC12", "TMEM63A", "GOLM1", "MDK", "SNX7", "SPRY1", "RAB43", "SNAP47", "SLC35A5"], "legendgroup": "trans-Golgi", "marker": {"color": "#DC3912", "opacity": 0.7, "size": 3, "symbol": "circle"}, "mode": "markers", "name": "trans-Golgi", "scene": "scene", "showlegend": true, "type": "scatter3d", "x": [10.09, 10.13, 10.33, 9.957, 10.41, 9.354, 9.971, 10.26, 9.796, 10.26, 10.29, 9.962, 10.32, 10.22, 9.735, 9.953, 9.658, 10.41, 10.27, 9.716, 9.967, 10.2, 10.21, 10.33, 9.781, 9.306, 9.704, 10.04, 9.79, 10.35, 9.264, 10.02, 10.17, 9.878, 9.806, 9.325, 9.744, 10.06, 10.19, 9.721, 10.27, 9.984, 10.45, 10.31, 10.09, 10.25, 9.934, 9.938, 9.845, 10.29, 10.56, 9.693, 9.68, 9.986, 10.3, 10.23, 9.829, 9.904, 8.98, 9.243, 10.38, 9.822, 10.34, 9.426, 10.3, 10.49, 10.41, 10.22, 9.257, 10.31, 10.34, 9.384, 10.06, 9.755, 10.24, 10.43, 10.37, 10.02, 10.07, 10.33, 9.732, 9.12, 8.401, 10.33, 10.49, 10.15, 10.31, 9.951, 9.285, 9.749, 9.149, 9.806, 10.29, 9.783, 10.13, 10.34, 9.637, 10.43, 9.91, 10.52, 9.617, 10.15, 9.632], "y": [5.78, 5.728, 6.026, 5.667, 6.067, 4.975, 5.63, 6.365, 5.678, 5.918, 5.817, 5.66, 5.849, 5.886, 5.553, 5.841, 5.43, 6.035, 6.029, 5.531, 5.651, 5.776, 6.087, 5.943, 5.578, 5.604, 5.586, 5.685, 5.488, 6.028, 5.228, 5.871, 5.751, 5.935, 5.623, 5.083, 5.398, 5.717, 6.148, 5.742, 5.846, 5.591, 6.284, 5.836, 5.727, 6.045, 5.735, 5.749, 5.7, 6.142, 6.345, 5.446, 5.312, 5.697, 5.818, 5.919, 5.419, 5.919, 5.153, 5.118, 6.088, 5.585, 6.032, 5.141, 5.815, 6.299, 6.142, 5.861, 5.216, 5.913, 5.946, 5.527, 5.669, 5.384, 5.833, 6.254, 6.171, 5.656, 5.838, 5.989, 5.505, 5.231, 5.847, 6.337, 6.34, 5.748, 5.975, 5.593, 5.19, 5.626, 5.25, 5.562, 5.9, 5.501, 5.74, 6.104, 5.398, 6.337, 5.724, 6.245, 5.669, 6.022, 5.323], "z": [5.01, 5.065, 4.787, 4.547, 4.741, 6.114, 4.834, 4.813, 5.152, 4.773, 4.744, 5.038, 4.732, 4.968, 5.241, 5.274, 5.436, 4.792, 5.025, 5.287, 4.822, 4.735, 4.904, 4.811, 5.185, 5.711, 5.259, 4.884, 5.288, 4.767, 6.038, 4.7, 4.94, 4.943, 4.717, 6.035, 5.364, 4.862, 4.774, 5.284, 4.762, 4.44, 4.574, 4.753, 5.055, 4.905, 5.098, 5.093, 4.819, 4.883, 4.643, 5.218, 4.975, 4.858, 4.816, 4.913, 4.755, 4.962, 6.342, 6.141, 4.802, 4.515, 4.803, 5.874, 4.757, 4.819, 4.808, 4.899, 6.076, 4.852, 4.835, 5.657, 4.594, 4.967, 4.718, 4.678, 4.78, 4.915, 4.936, 4.771, 5.326, 6.122, 6.055, 4.609, 4.85, 5.013, 4.84, 5.186, 6.076, 5.296, 6.13, 5.247, 4.789, 5.257, 5.042, 4.791, 5.499, 4.723, 4.757, 4.747, 5.402, 4.912, 5.39]}, {"customdata": {"elided": "137x1 int values"}, "hovertemplate": "<b>%{hovertext}</b><br><br>Graph-based_localization_annotation=translation<br>UMAP 1=%{x}<br>UMAP 2=%{y}<br>UMAP 3=%{z}<extra></extra>", "hovertext": {"elided": "137 str values"}, "legendgroup": "translation", "marker": {"color": "#FF9900", "opacity": 0.7, "size": 3, "symbol": "circle"}, "mode": "markers", "name": "translation", "scene": "scene", "showlegend": true, "type": "scatter3d", "x": {"elided": "137 float values"}, "y": {"elided": "137 float values"}, "z": {"elided": "137 float values"}}, {"customdata": {"elided": "981x1 int values"}, "hovertemplate": "<b>%{hovertext}</b><br><br>Graph-based_localization_annotation=unclassified<br>UMAP 1=%{x}<br>UMAP 2=%{y}<br>UMAP 3=%{z}<extra></extra>", "hovertext": {"elided": "981 str values"}, "legendgroup": "unclassified", "marker": {"color": "#109618", "opacity": 0.7, "size": 3, "symbol": "circle"}, "mode": "markers", "name": "unclassified", "scene": "scene", "showlegend": true, "type": "scatter3d", "x": {"elided": "981 float values"}, "y": {"elided": "981 float values"}, "z": {"elided": "981 float values"}}], "layout": {"height": 800, "legend": {"font": {"size": 14}}, "scene": {"xaxis": {"tickfont": {"size": 1}, "ticks": "", "title": {"text": "UMAP 1"}}, "yaxis": {"tickfont": {"size": 1}, "ticks": "", "title": {"text": "UMAP 2"}}, "zaxis": {"tickfont": {"size": 1}, "ticks": "", "title": {"text": "UMAP 3"}}}, "uniformtext": {"minsize": 14, "mode": "hide"}, "width": 1200}}
